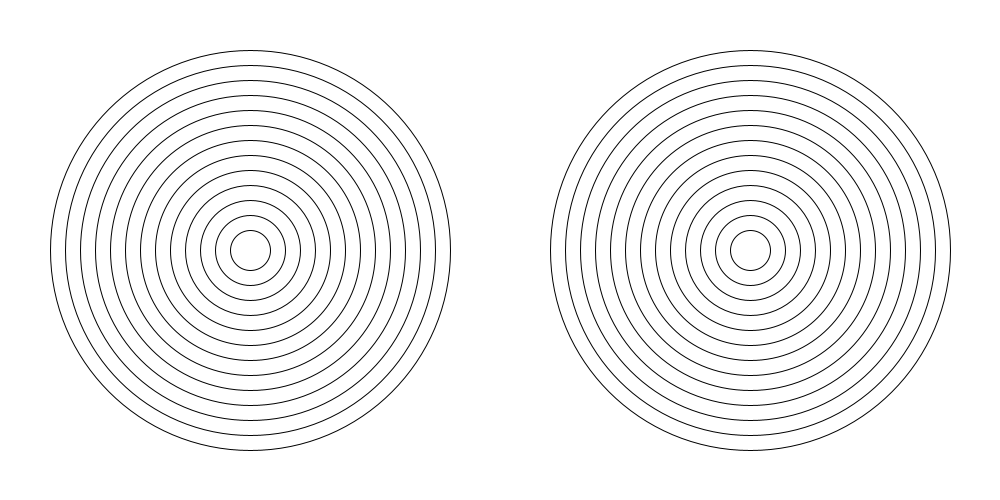
Frame 1 (no input)
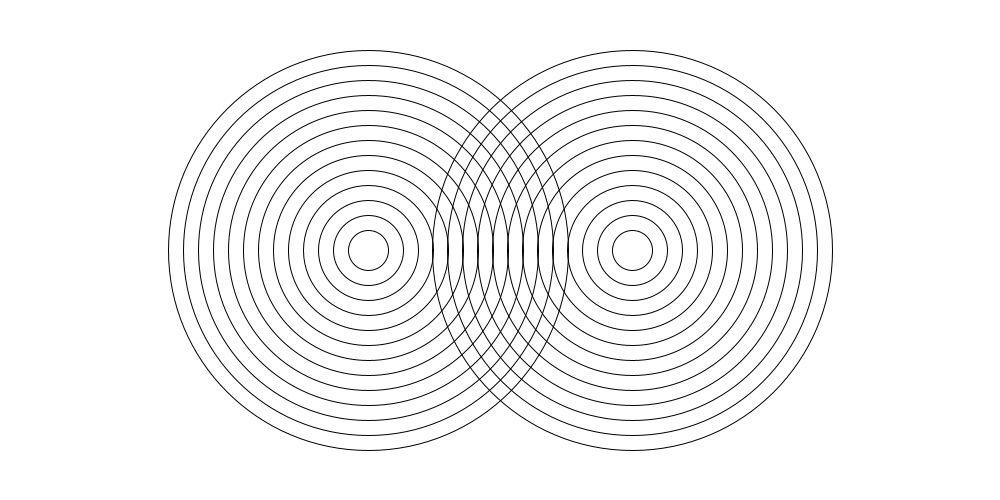
Frame 60 (the mouse pressed at the canvas centre just before this capture)
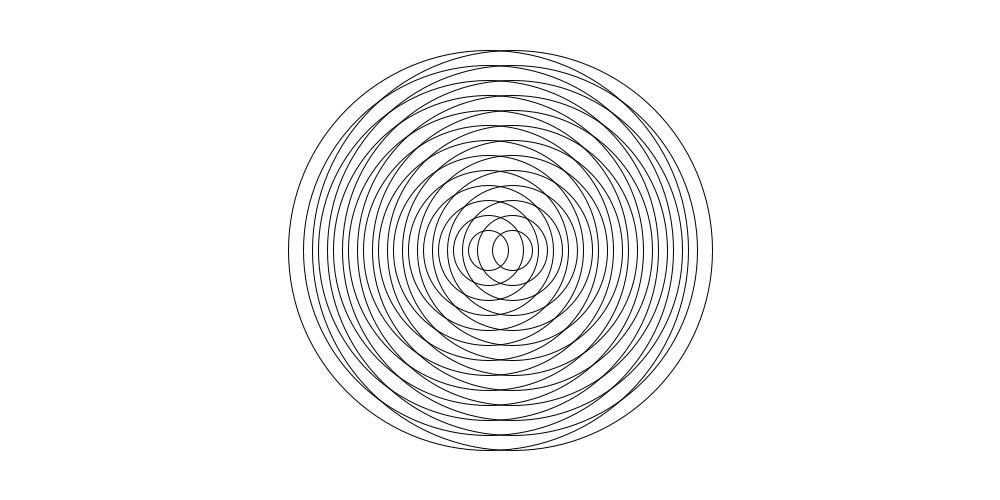
Frame 120 (the mouse held since frame 60 and released just before this capture)

The Processing sketch that drew these frames (run headless with seeded random() and noise(); from frame 60 on, the mouse is pressed at the canvas centre):

// Processing sketch: amazing_rings
// ── amazing_rings.pde
int x = 250;
int x1 = 750;
int a = 1;
int b = -1;
void setup() {
  size(1000,500);
}

void draw() {
 background(#FFFFFF);
  for(int i = 400; i>10; i-=30){
     noFill();
    ellipse(x,250,i,i);
  }
  for(int i = 400; i>10; i-=30){
     noFill();
    ellipse(x1,250,i,i);
  }
   for(int j =0; j<2;j++){
     if(x>800){
     a = -a;
     b =-b;
    }
    else if(x<200){
     a = -a;
     b = -b;
  }
  
  x+= a;
  x1+= b; 
 }  
   // Go to the recipe to run the demonstration before starting this program
  
  /*
  Use the code from your Bullseye program to draw the rings shown in this recipe.
  You can use the noFill() command to make your ellipses transparent.
  Make the rings move past each other.
  When the rings hit the side of the sketch, make them reverse their direction.
  */
}
